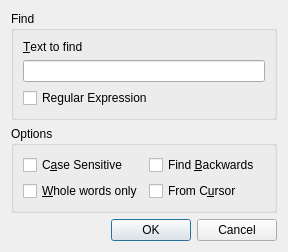
<ui version="4.0" >
 <class>FindTextDialog</class>
 <widget class="QDialog" name="FindTextDialog" >
  <property name="geometry" >
   <rect>
    <x>0</x>
    <y>0</y>
    <width>288</width>
    <height>237</height>
   </rect>
  </property>
  <property name="windowTitle" >
   <string>Find Text</string>
  </property>
  <layout class="QVBoxLayout" >
   <item>
    <widget class="QGroupBox" name="groupBox" >
     <property name="title" >
      <string>Find</string>
     </property>
     <layout class="QVBoxLayout" >
      <item>
       <widget class="QLabel" name="label" >
        <property name="text" >
         <string>&amp;Text to find</string>
        </property>
        <property name="buddy" >
         <cstring>txtFindText</cstring>
        </property>
       </widget>
      </item>
      <item>
       <widget class="QLineEdit" name="txtFindText" />
      </item>
      <item>
       <widget class="QCheckBox" name="chkRegularExpression" >
        <property name="text" >
         <string>Regular Expression</string>
        </property>
       </widget>
      </item>
     </layout>
    </widget>
   </item>
   <item>
    <widget class="QGroupBox" name="groupBox_2" >
     <property name="title" >
      <string>Options</string>
     </property>
     <layout class="QGridLayout" >
      <item row="0" column="0" >
       <widget class="QCheckBox" name="chkCaseSensitive" >
        <property name="text" >
         <string>C&amp;ase Sensitive</string>
        </property>
       </widget>
      </item>
      <item row="0" column="1" >
       <widget class="QCheckBox" name="chkFindBackwards" >
        <property name="text" >
         <string>Find &amp;Backwards</string>
        </property>
       </widget>
      </item>
      <item row="1" column="0" >
       <widget class="QCheckBox" name="chkWholeWordsOnly" >
        <property name="text" >
         <string>&amp;Whole words only</string>
        </property>
       </widget>
      </item>
      <item row="1" column="1" >
       <widget class="QCheckBox" name="chkFromCursor" >
        <property name="text" >
         <string>From C&amp;ursor</string>
        </property>
       </widget>
      </item>
     </layout>
    </widget>
   </item>
   <item>
    <widget class="QDialogButtonBox" name="buttonBox" >
     <property name="orientation" >
      <enum>Qt::Horizontal</enum>
     </property>
     <property name="standardButtons" >
      <set>QDialogButtonBox::Cancel|QDialogButtonBox::Ok</set>
     </property>
    </widget>
   </item>
  </layout>
 </widget>
 <resources/>
 <connections>
  <connection>
   <sender>buttonBox</sender>
   <signal>accepted()</signal>
   <receiver>FindTextDialog</receiver>
   <slot>accept()</slot>
   <hints>
    <hint type="sourcelabel" >
     <x>248</x>
     <y>254</y>
    </hint>
    <hint type="destinationlabel" >
     <x>157</x>
     <y>274</y>
    </hint>
   </hints>
  </connection>
  <connection>
   <sender>buttonBox</sender>
   <signal>rejected()</signal>
   <receiver>FindTextDialog</receiver>
   <slot>reject()</slot>
   <hints>
    <hint type="sourcelabel" >
     <x>316</x>
     <y>260</y>
    </hint>
    <hint type="destinationlabel" >
     <x>286</x>
     <y>274</y>
    </hint>
   </hints>
  </connection>
 </connections>
</ui>
